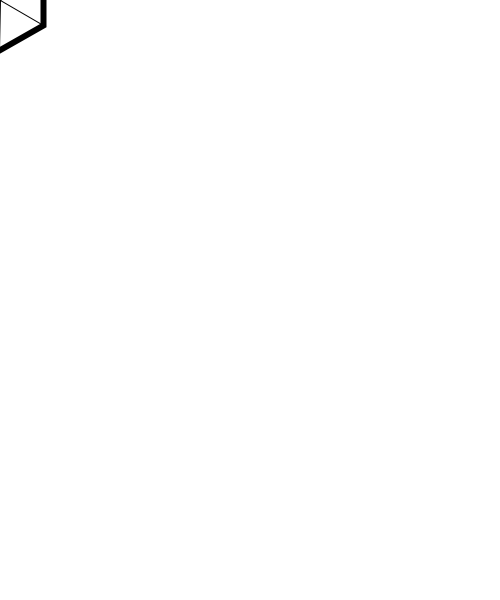
Frame 1 (no input)
Frame 60 (the mouse pressed at the canvas centre just before this capture): identical to frame 1, image omitted
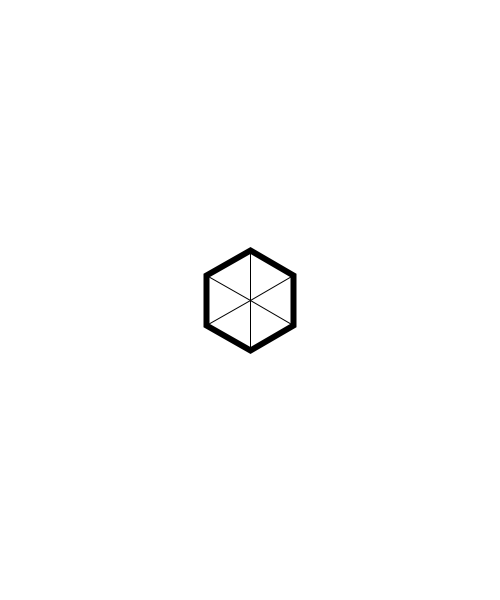
Frame 120 (the mouse held since frame 60 and released just before this capture)

The Processing sketch that drew these frames (run headless with seeded random() and noise(); from frame 60 on, the mouse is pressed at the canvas centre):

// Processing sketch: processing_151898
// ── processing_151898.pde

float headCenterX = width/2;
 float headCenterY = 100;
 float headSize = 50;
void setup(){
   size(500,600);
   smooth();
}
void draw(){
  background(255);
 
  drawShape(mouseX, mouseY,headSize);
  //if(keyPressed == true)
     //headSize += 5;
  
 
}
void drawShape(float headCenterX, float headCenterY,float headSize){
  beginShape();
  noFill();
   for(int i = 0; i < 6;i++){
       float radian  = TWO_PI/6;
       float x = headCenterX + headSize*cos(radian/2+radian*i);
       float y = headCenterY + headSize*sin(radian/2+radian*i);
       //stroke(random(255),random(255),random(255));
       vertex(x,y);
       strokeWeight(1);
       line(headCenterX,headCenterY,x,y); 
       strokeWeight(6);
       
   } 
  endShape(CLOSE); 

}
